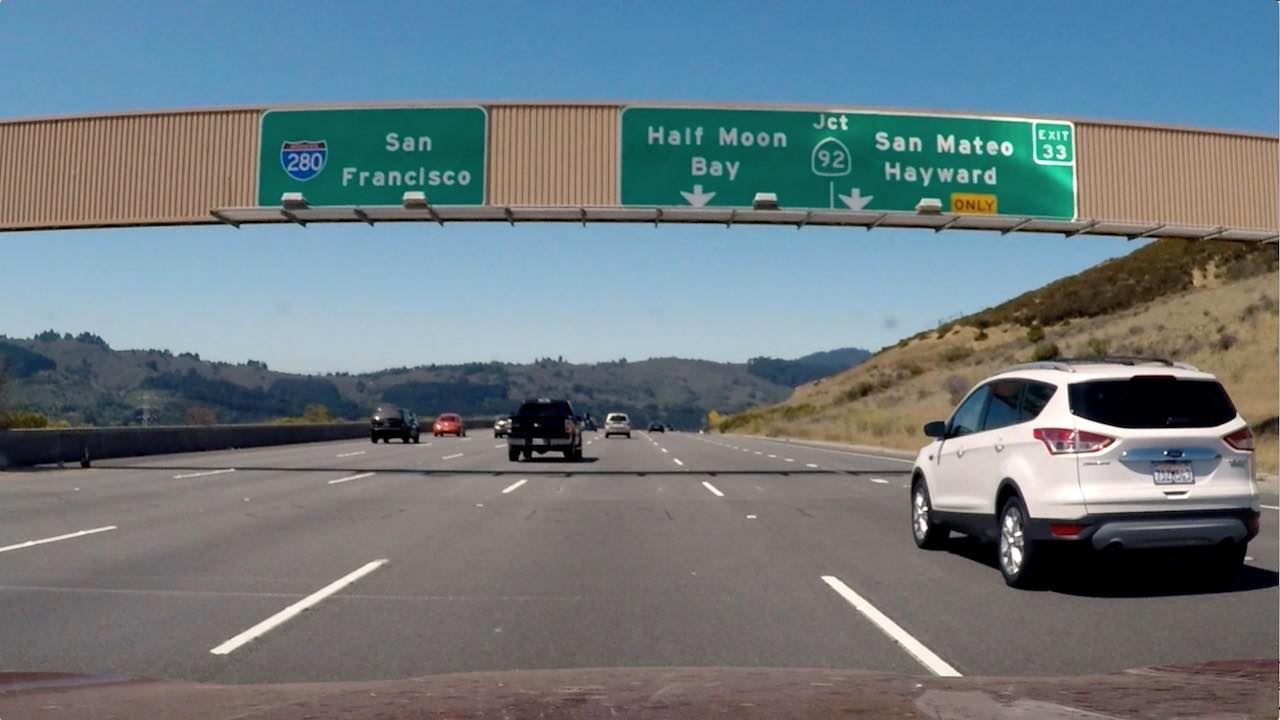
#> input picture signs_vehicles_xygrad.png, 1280 x 720 px
$ jupyter execute 'Sobel Tinkering.ipynb'   (older library calls are emulated)
#> lines starting #> are read from the running program, lines starting #| are printed output that depends on the picture; after the words box and inside, x2 and y2 are one past the last pixel; in counts of white or black regions, pixels touching at a corner belong together
# The aim of this notebook is to get an intuition of the sobel operator and the gradient of an image.

**Author:** Marcelo Garcia

## In this section we will get the gradient in either x-direction or y-direction (through sobel kernel)
  $$ G_x = S_x * Img $$
  $$ G_y = S_y * Img $$

[cell 1]
import numpy as np
import cv2
import matplotlib.pyplot as plt
import matplotlib.image as mpimg
import pickle

### Expected result for a Threshold in "x" orientation

[cell 2]
# This function applies Sobel x or y,
# then takes an absolute value and applies a threshold.
# Note: calling your function with orient='x', thresh_min=20, thresh_max=100
# should produce output like the example image shown above this quiz.
def abs_sobel_thresh(img, orient='x', kernel_size=3, thresh_min=0, thresh_max=255, gradient=False):

    # Apply the following steps to img
    # 1) Convert to grayscale
    gray_img = cv2.cvtColor(img, cv2.COLOR_RGB2GRAY)
    # 2) Take the derivative in x or y given orient = 'x' or 'y'
    if orient == 'x':
        sobel = cv2.Sobel(gray_img, ddepth=cv2.CV_64F, ksize=kernel_size, dx=1,dy=0)
    elif orient == 'y':
        sobel = cv2.Sobel(gray_img, ddepth=cv2.CV_64F, ksize=kernel_size, dx=0,dy=1)
    else:
        return -1
    if gradient:
      return sobel
    # 3) Take the absolute value of the derivative or gradient
    abs_sobel = np.absolute(sobel)
    # 4) Scale to 8-bit (0 - 255) then convert to type = np.uint8
    scaled_sobel = np.uint8(255*abs_sobel/np.max(abs_sobel))

    # 5) Create a mask of 1's where the scaled gradient magnitude
            # is > thresh_min and < thresh_max
    mask = np.zeros_like(scaled_sobel)
    mask[(scaled_sobel >= thresh_min) & (scaled_sobel <= thresh_max)] = 1
    # 6) Return this mask as your binary_output image
    binary_output = mask # Remove this line

    return binary_output

In the above code the ```Sobel``` function parameter ```ddepth``` refers to the output image depth
In this case CV_64F is passed because we want a double data type. Please refer to all data types of Matrices to the following chart:

* Reference: [link](https://stackoverflow.com/questions/25494152/what-is-the-meaning-of-matrix-type-in-opencv)

[cell 3]
# Read in an image and grayscale it
image = mpimg.imread('signs_vehicles_xygrad.png')
#> image is the input picture: shape (720, 1280, 3) float32; mean R, G, B 0.428, 0.477, 0.5

# Run the function
grad_binary = abs_sobel_thresh(image, orient='x', thresh_min=20, thresh_max=100)
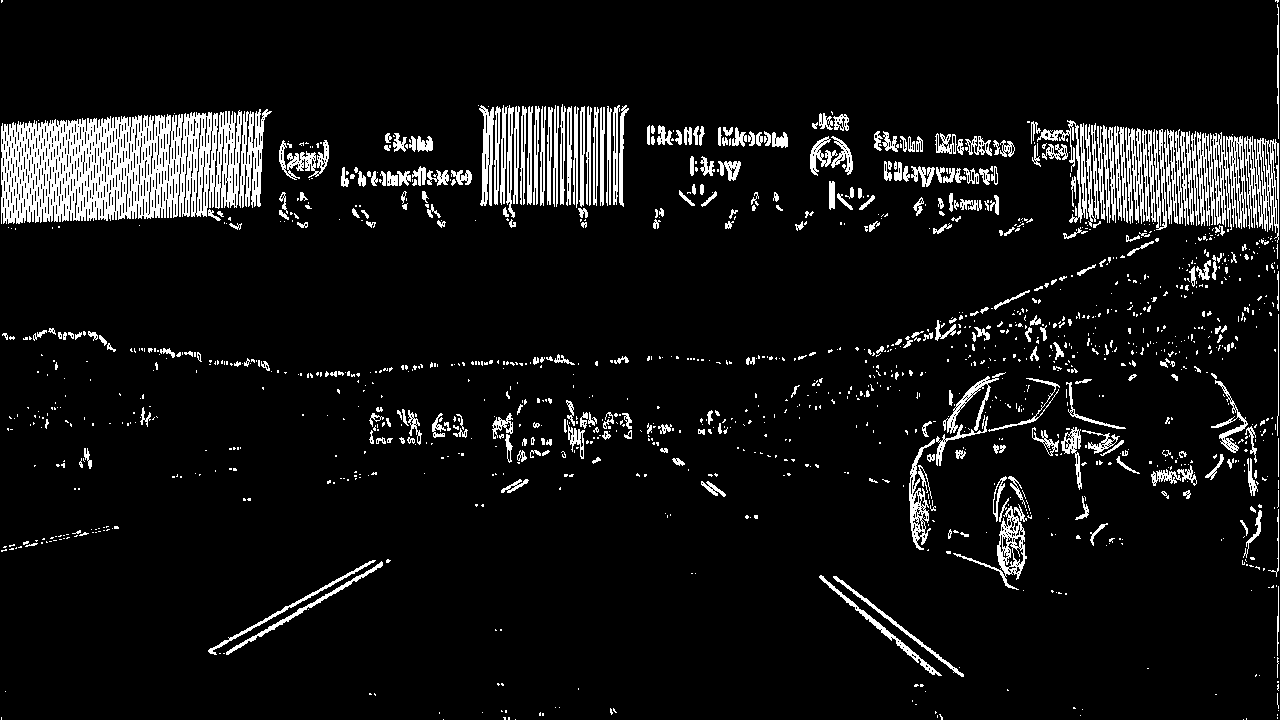
#> grad_binary: shape (720, 1280); values 0 (black) and 1 (white), 7.9% white; 1378 white regions (1040 under 20 px), largest, box (x1, y1, x2, y2) and area: (1, 110, 242, 224) 18700, (1197, 132, 1247, 230) 2653, (1244, 136, 1279, 243) 1807
# Plot the result
f, (ax1, ax2) = plt.subplots(1, 2, figsize=(24, 9))
f.tight_layout()
ax1.imshow(image)
ax1.set_title('Original Image', fontsize=30)
ax2.imshow(grad_binary, cmap='gray')
ax2.set_title('Thresholded Gradient in x direction', fontsize=30)
plt.subplots_adjust(left=0., right=1, top=0.9, bottom=0.)

## In this section we will get the magnitude of the gradient

To get the magnitude of the gradient we have to follow this formula

$$\|G\|=\sqrt(G_x^2+G_y^2) $$

[cell 4]
## *****************************
  # The Output of the 2 below functions are equivalent.
  # 1st one requires gradients Gx, Gy
  # 2nd one calculates Gx, Gy and then takes the magnitude.
## *****************************

def mag_thresh(img, Gx, Gy, mag_thresh=(0,255)):
  """
  This function gets the magnitude of the gradient based on the previous calculations of the gradients
  in the x-direction and y-direction
  """
#> called with mag_thresh = (30, 100)
  mag_G = np.sqrt(Gx**2+Gy**2)
  scaled_mag_G = np.uint8(255*mag_G/np.max(mag_G))
  mask = np.zeros_like(scaled_mag_G)
  mask[(scaled_mag_G >= mag_thresh[0]) & (scaled_mag_G <= mag_thresh[1])] = 1
  return mask

def mag_thresh2(img, sobel_kernel=3, mag_thresh=(0, 255)):
    """
    This function gets the magnitude of the gradient without requiring previous gradient calculations.
    """
    # Convert to grayscale
    gray = cv2.cvtColor(img, cv2.COLOR_RGB2GRAY)
    # Take both Sobel x and y gradients
    sobelx = cv2.Sobel(gray, cv2.CV_64F, 1, 0, ksize=sobel_kernel)
    sobely = cv2.Sobel(gray, cv2.CV_64F, 0, 1, ksize=sobel_kernel)
    # Calculate the gradient magnitude
    gradmag = np.sqrt(sobelx**2 + sobely**2)
    # Rescale to 8 bit
    scale_factor = np.max(gradmag)/255
    gradmag = (gradmag/scale_factor).astype(np.uint8)
    # Create a binary image of ones where threshold is met, zeros otherwise
    binary_output = np.zeros_like(gradmag)
    binary_output[(gradmag >= mag_thresh[0]) & (gradmag <= mag_thresh[1])] = 1

    # Return the binary image
    return binary_output

[cell 5]
# Read in an image and grayscale it
image = mpimg.imread('signs_vehicles_xygrad.png')
Gx = abs_sobel_thresh(image, orient='x', gradient=True)
Gy = abs_sobel_thresh(image, orient='y', gradient=True)

# Plot the result
f, (ax1, ax2) = plt.subplots(1, 2, figsize=(20, 9))
f.tight_layout()
ax1.imshow(Gx, cmap='gray')
ax1.set_title('Gradient X', fontsize=30)
ax2.imshow(Gy, cmap='gray')
ax2.set_title('Gradient Y', fontsize=30)
plt.subplots_adjust(left=0., right=1, top=0.9, bottom=0.)

plt.figure(2, figsize=(15,15))
plt.title('Magnitude of the gradient', fontsize=30)
plt.imshow(mag_thresh(image, Gx, Gy, mag_thresh=(30,100)), cmap='gray');

## In this section we will get the orientation (AKA direction) of the gradient

To get the orientation of the gradient we have to follow this formula

$$G_\theta=atan2(Gy,Gx) $$

This is equivalent to (but with different range outputs):

$$arctan \left( \frac{Gy}{Gx} \right) $$

[cell 6]
def orientation_threshold(img, Gx, Gy, dir_thresh=(0,np.pi/2)):
  """
  This function gets the orientation of the gradient based on the previous calculations of the gradients
  in the x-direction and y-direction
  """
#> called with dir_thresh = (0.7, 1.3)

  # Important to denote that in the below line
  #  we are taking the absolute of both Gx & Gy because we want to take into account only values between 0 and pi/2
  # The reason is we want to threshold orientations in an easier manner.
  # If we want a better and more detailed thresholding we should remove the absolute functions
  orient_G = np.arctan2(np.absolute(Gy),np.absolute(Gx))
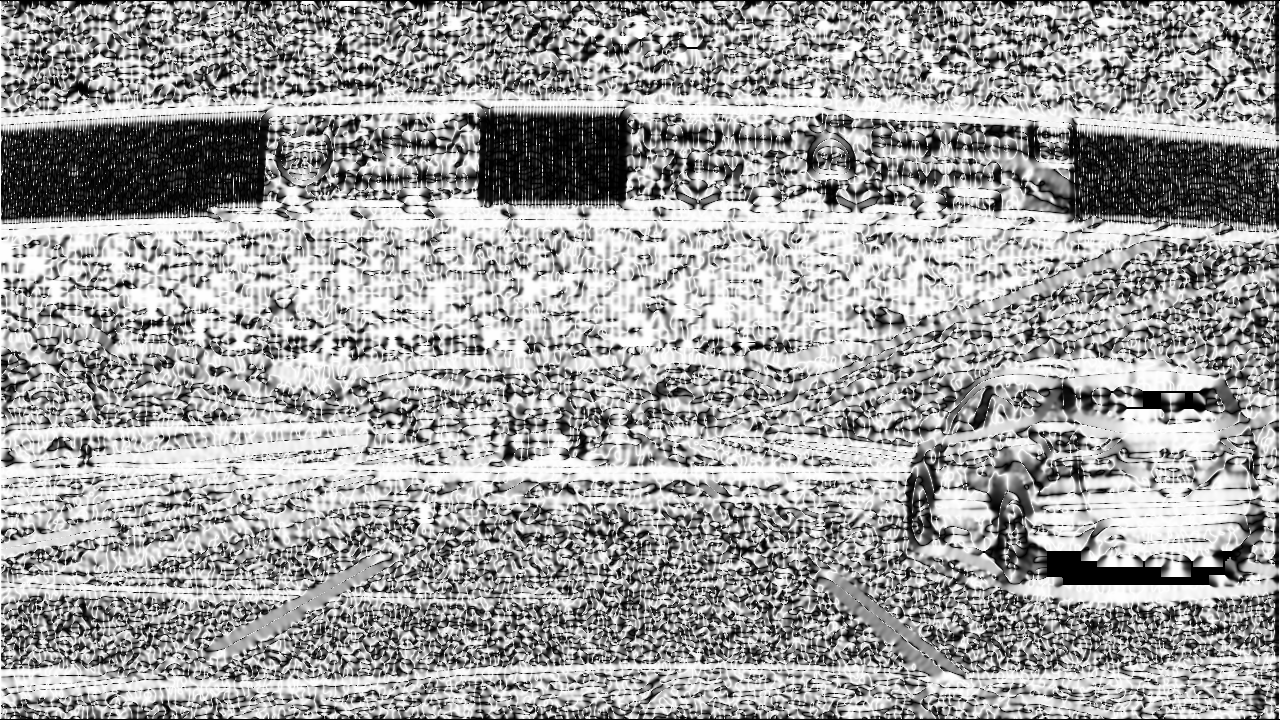
#> orient_G: shape (720, 1280) float64; min 0, max 1.57, mean 0.981; drawn with min black and max white
  #binary mask
  mask = np.zeros_like(orient_G)
  mask[(orient_G >= dir_thresh[0]) & (orient_G <= dir_thresh[1])] = 1
  return mask

def dir_threshold(img, sobel_kernel=3, dir_thresh=(0, np.pi/2)):
    """
    This function gets the orientation of the gradient without requiring previous gradient calculations.
    """
    # Grayscale
    gray = cv2.cvtColor(img, cv2.COLOR_RGB2GRAY)
    # Calculate the x and y gradients
    sobelx = cv2.Sobel(gray, cv2.CV_64F, 1, 0, ksize=sobel_kernel)
    sobely = cv2.Sobel(gray, cv2.CV_64F, 0, 1, ksize=sobel_kernel)
    # Take the absolute value of the gradient direction,
    # apply a threshold, and create a binary image result
    absgraddir = np.arctan2(np.absolute(sobely), np.absolute(sobelx))
    binary_output =  np.zeros_like(absgraddir)
    binary_output[(absgraddir >= dir_thresh[0]) & (absgraddir <= dir_thresh[1])] = 1

    # Return the binary image
    return binary_output

[cell 7]
# Read in an image and grayscale it
image = mpimg.imread('signs_vehicles_xygrad.png')
Gx = abs_sobel_thresh(image, kernel_size=15, orient='x', gradient=True)
Gy = abs_sobel_thresh(image, kernel_size=15, orient='y', gradient=True)

# Plot the result
f, (ax1, ax2) = plt.subplots(1, 2, figsize=(20, 9))
f.tight_layout()
ax1.imshow(Gx, cmap='gray')
ax1.set_title('Gradient X', fontsize=30)
ax2.imshow(Gy, cmap='gray')
ax2.set_title('Gradient Y', fontsize=30)
plt.subplots_adjust(left=0., right=1, top=0.9, bottom=0.)

plt.figure(3, figsize=(15,15))
plt.title('Orientation of the gradient', fontsize=30)
plt.imshow(orientation_threshold(image, Gx, Gy, dir_thresh=(0.7, 1.3)), cmap='gray');
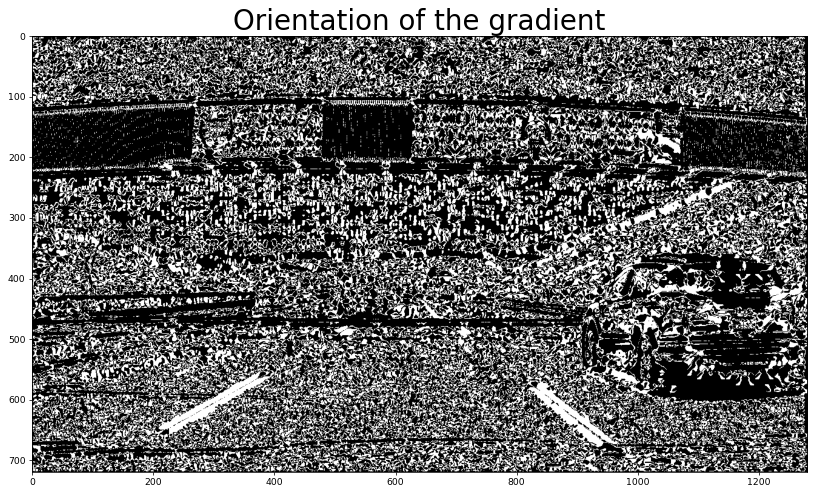
#> figure drawn by matplotlib, 1 panel

## In this section we will combine the approaches magnitude + orientation of the gradient

[cell 8]
# Read in an image and grayscale it
image = mpimg.imread('signs_vehicles_xygrad.png')
Gx = abs_sobel_thresh(image, kernel_size=15, orient='x', gradient=True)
Gy = abs_sobel_thresh(image, kernel_size=15, orient='y', gradient=True)

# Combination of gradient features
orient_grad = orientation_threshold(image, Gx, Gy, dir_thresh=(0.7, 1.3))
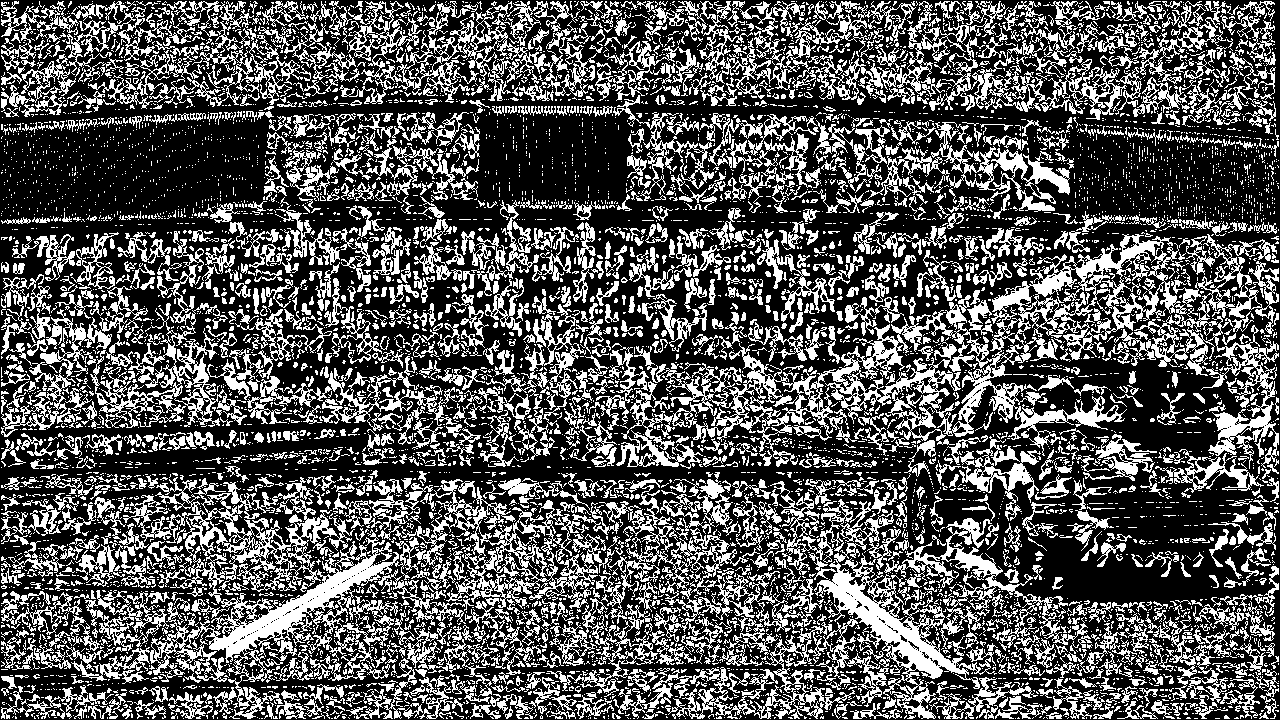
#> orient_grad: shape (720, 1280) float64; values 0 (black) and 1 (white), 33.8% white in thin lines or dots
mag_grad = mag_thresh(image, Gx, Gy, mag_thresh=(30,100))
#> mag_grad: shape (720, 1280); values 0 (black) and 1 (white), 11.2% white; 286 white regions (150 under 20 px), largest, box (x1, y1, x2, y2) and area: (0, 105, 1280, 380) 36547, (0, 342, 1280, 601) 35130, (208, 557, 390, 657) 1785
combined_grad = (orient_grad==1) & (mag_grad==1)
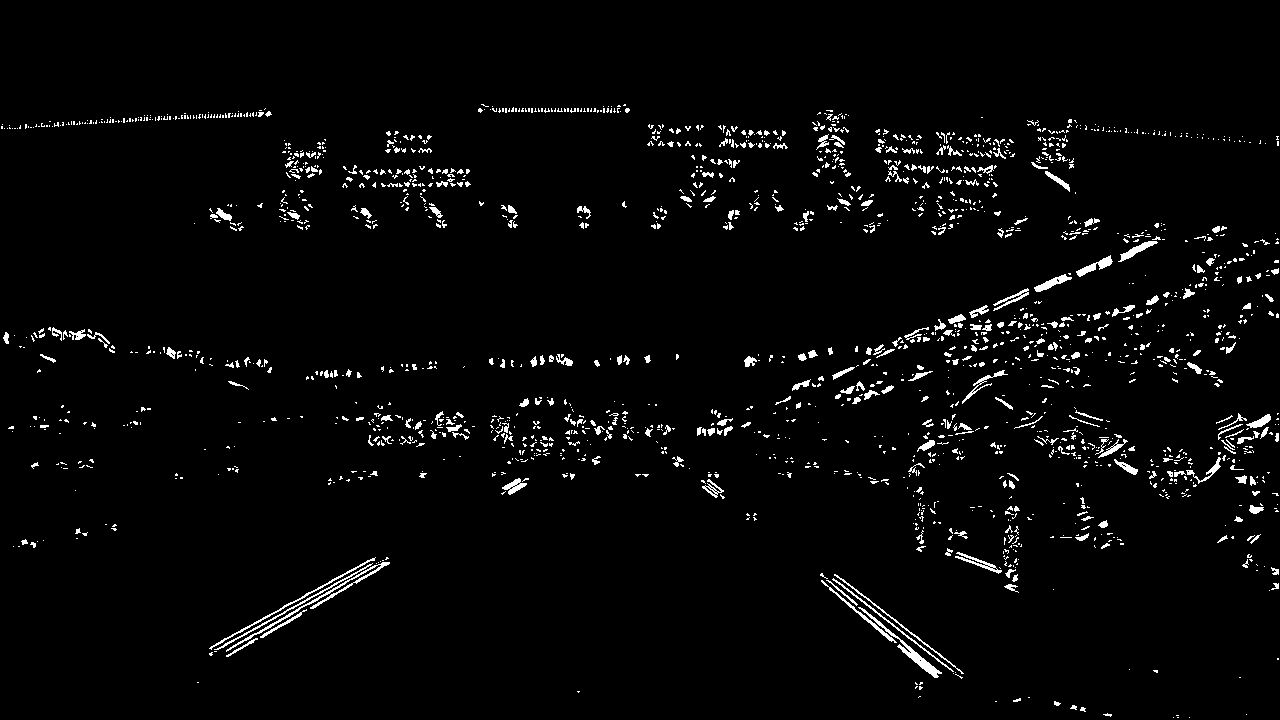
#> combined_grad: shape (720, 1280) bool; 2.9% white in thin lines or dots, all inside (x1, y1, x2, y2) = (1, 104, 1279, 718)
plt.figure(figsize=(15,15))
plt.title('Combination of gradient features thresholds', fontsize=30)
plt.imshow(combined_grad, cmap='gray');
